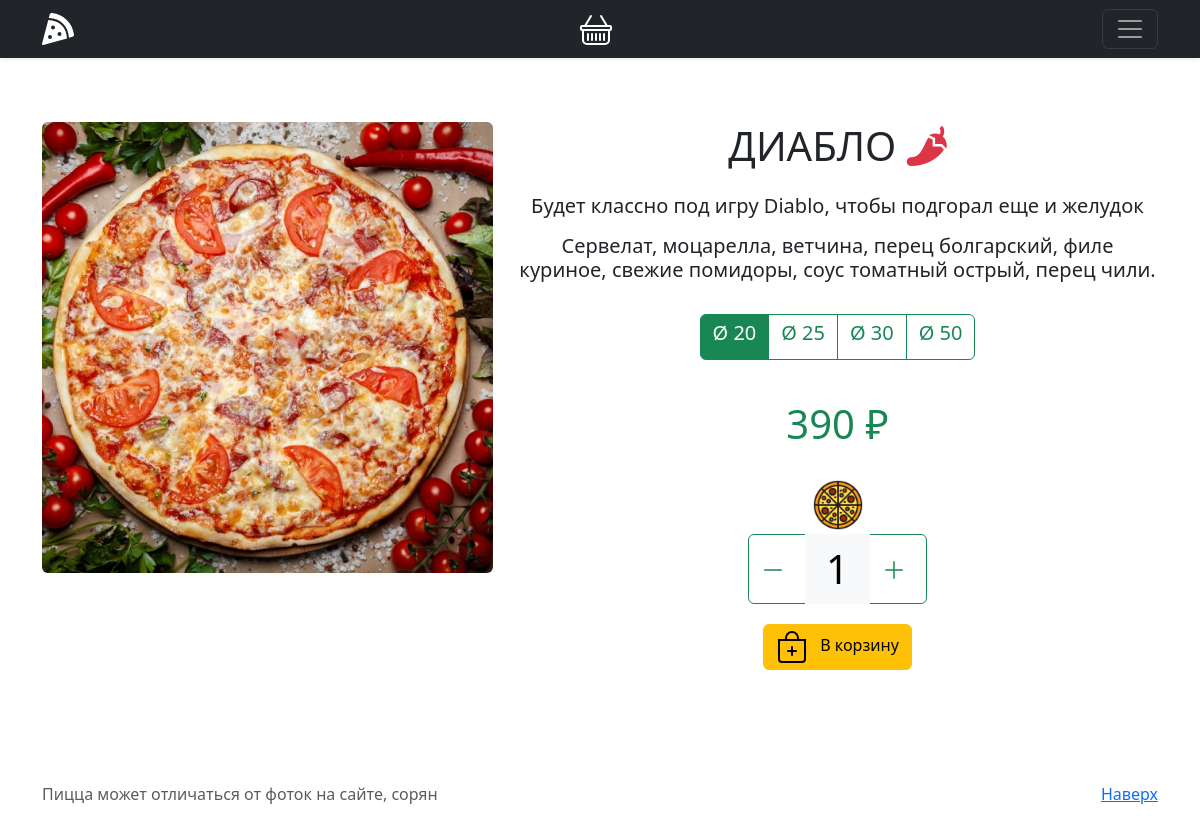
Screenshot of /pizza/4 with the database file from the repository.
### goods/models.py (models this page shows, shortened)
class Pizza(models.Model):
    name = models.CharField(max_length=255)
    image = models.ImageField(upload_to="pizza/")
    cost = models.IntegerField()
    about = models.TextField()
    hot = models.BooleanField(default=False)
    vegan = models.BooleanField(default=False)

### goods/views.py (the view)
# urls.py: path("pizza/<int:pizza_id>", views.PizzaView.as_view(), name="show-pizza"),
class PizzaView(View):
    def get(self, request, pizza_id: int):
        print(request.COOKIES)
        print(dict(request.session))
        return render(
            request,
            "show_pizza.html",
            {
                "pizza": get_object_or_404(Pizza, id=pizza_id),
                "cart": PizzaCart(request),
            },
        )

### goods/cart.py (called while the page is built)
    def __len__(self):
        return sum(item["quantity"] for item in self.cart.values())

    def total_count(self):
        return len(self)

### templates/show_pizza.html (shortened to what this page needs)
{% extends 'base.html' %}
{% load static %}
{% block content %}
<div class="container py-5">
    <div class="row pt-3">
        <div class="col-12 col-md-5">
            <div class="img-wrp">
                <img src="{{ pizza.image.url }}" class="img-fluid mb-5 rounded">
            </div>
        </div>
        <div class="text-center col-12 col-md-7">
            <h1 class="mt-0 mb-4">
                {{ pizza.name | upper }}
                    {% if pizza.hot %}
                        <i style="color: #dc3545" class="fa-pepper-hot fa"></i>
                    {% elif pizza.vegan %}
                        <i style="color: forestgreen" class="fa fa-leaf"></i>
                    {% endif %}
            </h1>
            <h5>{{ pizza.about | linebreaks }}</h5>
            <form action="{% url 'add-pizza' pizza.id %}" method="post">
                <div class="py-3">
                    <div class="btn-group" role="group" aria-label="Basic radio toggle button group">
                        <label class="btn btn-outline-success" for="diameter1"><h5>Ø 20</h5></label>
                        <label class="btn btn-outline-success" for="diameter2"><h5>Ø 25</h5></label>
                        <label class="btn btn-outline-success" for="diameter3"><h5>Ø 30</h5></label>
                        <label class="btn btn-outline-success" for="diameter4"><h5>Ø 50</h5></label>
                    </div>
                </div>
                <div class="py-4 item-price text-success col-12 col-md-12">
                    <h1><span id="total-cost">{{ pizza.cost }}</span> ₽</h1>
                </div>
                <div id="pizzas-count-img">
                    <img height="50px" src="{% static 'img/pizza.png' %}">
                </div>
                <div class="py-1">
                    <div class="btn-group" role="group" aria-label="Basic radio toggle button group">
                      <button type="button" id="remove_pizza" class="btn btn-outline-success">
                        <svg xmlns="http://www.w3.org/2000/svg" width="24" height="24" fill="currentColor" class="me-2" viewBox="0 0 16 16">
                          <path fill-rule="evenodd" d="M2 8a.5.5 0 0 1 .5-.5h11a.5.5 0 0 1 0 1h-11A.5.5 0 0 1 2 8Z"></path>
                        </svg>
                      </button>
                      <label class="btn btn-outline-light" style="padding: 10px 20px" for="count1">
                          <span class="display-6" id="count-vis">1</span>
                      </label>
                      <button type="button" id="add_pizza" class="btn btn-outline-success">
                        <svg xmlns="http://www.w3.org/2000/svg" width="24" height="24" fill="currentColor" class="me-2" viewBox="0 0 16 16">
                          <path fill-rule="evenodd" d="M8 2a.5.5 0 0 1 .5.5v5h5a.5.5 0 0 1 0 1h-5v5a.5.5 0 0 1-1 0v-5h-5a.5.5 0 0 1 0-1h5v-5A.5.5 0 0 1 8 2Z"></path>
                        </svg>
                      </button>
                    </div>
                </div>
                <div class="py-3">
                    <button type="submit" class="btn btn-warning mt-3 mt-lg-0 mt-md-0 waves-effect waves-light">
                        В корзину
                    </button>
                </div>
            </form>
        </div>
	</div>
</div>
{% endblock %}

### rows the page displays
Pizza: image (picture), name "ДИАБЛО", about "Будет классно под игру Diablo, чтобы подгорал еще и желудок Сервелат, моцарелла, ветчина, перец болгарский, филе куриное, свежие помидоры, соус томатный острый, перец чили.", cost "390"
